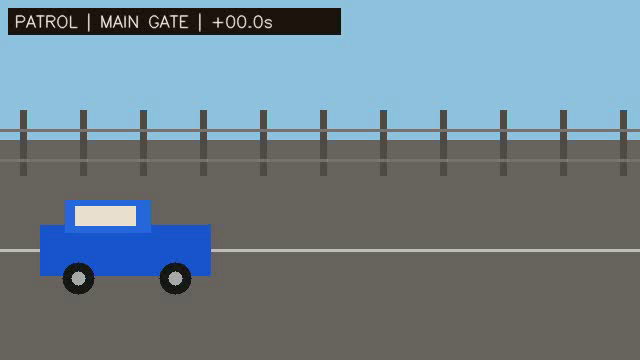
#> input picture frame 0 of sample_media/property_patrol_demo.mp4, 640 x 360 px
$ python run_experiments.py
#> lines starting #> are read from the running program, lines starting #| are printed output that depends on the picture
### config.py
from pathlib import Path
import os
from dotenv import load_dotenv

ROOT = Path(__file__).resolve().parent
load_dotenv(ROOT / ".env")

APP_NAME = "DroneGuard AI"
APP_VERSION = "2.0.0"

DB_PATH = Path(os.getenv("DATABASE_PATH", ROOT / "storage" / "droneguard.db"))
FRAME_STORAGE = ROOT / "storage" / "frames"
LOG_DIR = ROOT / "storage" / "logs"
SAMPLE_MEDIA_DIR = ROOT / "sample_media"
REPORTS_DIR = ROOT / "reports"

# Security & safety thresholds
NIGHT_START_HOUR = int(os.getenv("NIGHT_START_HOUR", "0"))
NIGHT_END_HOUR = int(os.getenv("NIGHT_END_HOUR", "5"))
LOW_BATTERY_THRESHOLD = int(os.getenv("LOW_BATTERY_THRESHOLD", "20"))
CRITICAL_BATTERY_THRESHOLD = int(os.getenv("CRITICAL_BATTERY_THRESHOLD", "15"))
MAX_ALTITUDE_METERS = float(os.getenv("MAX_ALTITUDE_METERS", "60"))
LOITERING_SECONDS = int(os.getenv("LOITERING_SECONDS", "120"))
LOITERING_MIN_OBSERVATIONS = int(os.getenv("LOITERING_MIN_OBSERVATIONS", "2"))
DUPLICATE_ALERT_WINDOW_SECONDS = int(os.getenv("DUPLICATE_ALERT_WINDOW_SECONDS", "300"))
RESTRICTED_ZONES = [
    z.strip()
    for z in os.getenv(
        "RESTRICTED_ZONES",
        "Restricted Zone,Restricted Area,Server Perimeter,Loading Dock B",
    ).split(",")
    if z.strip()
]

# Frame extraction defaults
DEFAULT_FRAME_INTERVAL_SECONDS = float(os.getenv("DEFAULT_FRAME_INTERVAL_SECONDS", "2.0"))
MAX_VIDEO_FRAMES = int(os.getenv("MAX_VIDEO_FRAMES", "60"))

# Vision-Language Model configuration
VLM_MODE = os.getenv("VLM_MODE", "simulation").lower()
VLM_PROVIDER = os.getenv("VLM_PROVIDER", "auto").lower()
VLM_TIMEOUT_SECONDS = int(os.getenv("VLM_TIMEOUT_SECONDS", "30"))
VLM_MAX_RETRIES = int(os.getenv("VLM_MAX_RETRIES", "2"))

# LLM orchestration configuration
LLM_PROVIDER = os.getenv("LLM_PROVIDER", "offline").lower()
OPENAI_API_KEY = os.getenv("OPENAI_API_KEY", "")
OPENAI_MODEL = os.getenv("OPENAI_MODEL", "gpt-4o-mini")
OPENAI_BASE_URL = os.getenv("OPENAI_BASE_URL", "https://api.openai.com/v1")

GEMINI_API_KEY = os.getenv("GEMINI_API_KEY", "")
GEMINI_MODEL = os.getenv("GEMINI_MODEL", "gemini-2.0-flash")

OLLAMA_BASE_URL = os.getenv("OLLAMA_BASE_URL", "http://localhost:11434")
OLLAMA_VLM_MODEL = os.getenv("OLLAMA_VLM_MODEL", "llava")
OLLAMA_LLM_MODEL = os.getenv("OLLAMA_LLM_MODEL", "llama3.2")

for directory in (DB_PATH.parent, FRAME_STORAGE, LOG_DIR, SAMPLE_MEDIA_DIR, REPORTS_DIR):
    directory.mkdir(parents=True, exist_ok=True)

### scripts/generate_sample_media.py
"""Generate synthetic sample security images and MP4 patrol video for testing & demos."""

from __future__ import annotations

from pathlib import Path
import cv2
import numpy as np

from config import SAMPLE_MEDIA_DIR


def _draw_scene_background(w: int = 640, h: int = 360, night: bool = False, label: str = "") -> np.ndarray:
#> called with w = 640, h = 360, night = False, label = 'CAM-DRONE | GARAGE | 12:00:05'
    frame = np.zeros((h, w, 3), dtype=np.uint8)
    if night:
        frame[:140, :] = (28, 22, 18)   # dark night sky
        frame[140:, :] = (38, 42, 40)   # dark asphalt
        cv2.circle(frame, (560, 50), 18, (210, 215, 220), -1)  # moon
    else:
        frame[:140, :] = (225, 195, 145)  # daytime sky (BGR)
        frame[140:, :] = (95, 100, 105)   # pavement
        cv2.line(frame, (0, 250), (w, 250), (190, 190, 190), 2)

    # Perimeter fence & gate posts
    for x in range(20, w, 60):
        cv2.rectangle(frame, (x, 110), (x + 6, 175), (70, 75, 80), -1)
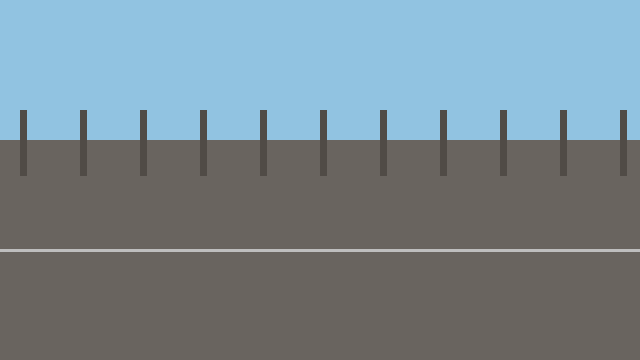
#> frame: shape (360, 640, 3); mean of channels 0, 1, 2 144.5, 136.2, 120.3; drawn as B, G, R
    cv2.line(frame, (0, 130), (w, 130), (110, 115, 120), 2)
    cv2.line(frame, (0, 160), (w, 160), (110, 115, 120), 2)
#> frame: shape (360, 640, 3); mean of channels 0, 1, 2 143.8, 135.8, 120.3

    if label:
        cv2.rectangle(frame, (8, 8), (340, 34), (15, 20, 30), -1)
        cv2.putText(frame, label, (14, 27), cv2.FONT_HERSHEY_SIMPLEX, 0.55, (235, 240, 245), 1, cv2.LINE_AA)
    return frame


def _draw_blue_truck(frame: np.ndarray, x: int, y: int) -> None:
    # Pickup truck body (bright blue in BGR: (200, 80, 30))
#> called with x = 210, y = 195
    cv2.rectangle(frame, (x, y + 25), (x + 170, y + 75), (205, 85, 25), -1)
    cv2.rectangle(frame, (x + 25, y), (x + 110, y + 32), (220, 105, 40), -1)
    # Cab window
    cv2.rectangle(frame, (x + 35, y + 6), (x + 95, y + 25), (210, 225, 235), -1)
    # Wheels
    cv2.circle(frame, (x + 38, y + 78), 16, (25, 25, 25), -1)
    cv2.circle(frame, (x + 135, y + 78), 16, (25, 25, 25), -1)
    cv2.circle(frame, (x + 38, y + 78), 7, (170, 170, 170), -1)
    cv2.circle(frame, (x + 135, y + 78), 7, (170, 170, 170), -1)
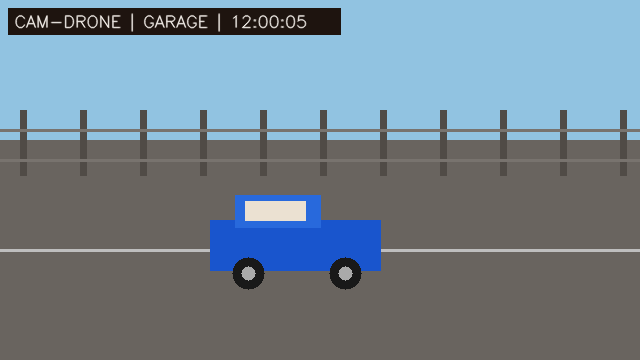
#> frame: shape (360, 640, 3); mean of channels 0, 1, 2 141, 129.5, 113.8; drawn as B, G, R


def _draw_person(frame: np.ndarray, x: int, y: int, jacket_bgr=(40, 45, 200)) -> None:
    # Head
#> called with x = 320, y = 195, jacket_bgr = (50, 180, 220)
    cv2.circle(frame, (x, y), 11, (190, 205, 225), -1)
    # Torso
    cv2.rectangle(frame, (x - 14, y + 12), (x + 14, y + 58), jacket_bgr, -1)
    # Legs
    cv2.rectangle(frame, (x - 12, y + 58), (x - 2, y + 98), (45, 45, 55), -1)
#> frame: shape (360, 640, 3); mean of channels 0, 1, 2 37.6, 39.2, 37.6
    cv2.rectangle(frame, (x + 2, y + 58), (x + 12, y + 98), (45, 45, 55), -1)
#> frame: shape (360, 640, 3); mean of channels 0, 1, 2 37.7, 39.2, 37.6


def generate_sample_media(output_dir: Path | None = None) -> dict[str, Path]:
    """Create synthetic test images and a 16-second MP4 patrol video."""
    out = output_dir or SAMPLE_MEDIA_DIR
    out.mkdir(parents=True, exist_ok=True)

    # Image 1: Blue pickup truck near garage
    img1 = _draw_scene_background(night=False, label="CAM-DRONE | GARAGE | 12:00:05")
    _draw_blue_truck(img1, 210, 195)
    p1 = out / "garage_blue_truck.jpg"
    cv2.imwrite(str(p1), img1)

    # Image 2: Midnight person near main gate
    img2 = _draw_scene_background(night=True, label="CAM-DRONE | MAIN GATE | 00:01:15")
    _draw_person(img2, 320, 195, jacket_bgr=(50, 180, 220))
    p2 = out / "gate_midnight_person.jpg"
    cv2.imwrite(str(p2), img2)

    # Image 3: Restricted zone intruder
    img3 = _draw_scene_background(night=False, label="CAM-DRONE | RESTRICTED ZONE | 14:12:00")
    cv2.putText(img3, "RESTRICTED", (470, 100), cv2.FONT_HERSHEY_SIMPLEX, 0.7, (40, 40, 235), 2)
#> img3: shape (360, 640, 3); mean of channels 0, 1, 2 135.7, 129.2, 117.3
    _draw_person(img3, 280, 190, jacket_bgr=(35, 35, 210))
    p3 = out / "restricted_zone_intruder.jpg"
    cv2.imwrite(str(p3), img3)

    # 16s MP4 patrol video at 10 fps (160 frames)
    # 0-4s: Blue pickup enters Main Gate
    # 4-8s: Clear driveway
    # 8-12s: Person walking across perimeter
    # 12-16s: Blue pickup reappears near Garage
    video_path = out / "property_patrol_demo.mp4"
    fps = 10.0
    writer = cv2.VideoWriter(
        str(video_path),
        cv2.VideoWriter_fourcc(*"mp4v"),
        fps,
        (640, 360),
    )
    try:
        for i in range(160):
            sec = i / fps
            if sec < 4.0:
                frame = _draw_scene_background(night=False, label=f"PATROL | MAIN GATE | +{sec:04.1f}s")
                x_pos = int(40 + sec * 75)
                _draw_blue_truck(frame, x_pos, 200)
            elif sec < 8.0:
                frame = _draw_scene_background(night=False, label=f"PATROL | DRIVEWAY CLEAR | +{sec:04.1f}s")
            elif sec < 12.0:
                frame = _draw_scene_background(night=False, label=f"PATROL | PERIMETER | +{sec:04.1f}s")
                px = int(140 + (sec - 8.0) * 85)
                _draw_person(frame, px, 190, jacket_bgr=(45, 55, 210))
            else:
                frame = _draw_scene_background(night=False, label=f"PATROL | GARAGE | +{sec:04.1f}s")
                x_pos = int(380 - (sec - 12.0) * 55)
                _draw_blue_truck(frame, x_pos, 198)
            writer.write(frame)
    finally:
        writer.release()

    return {
        "garage_blue_truck": p1,
        "gate_midnight_person": p2,
        "restricted_zone_intruder": p3,
        "property_patrol_demo": video_path,
    }


# [4 lines that do not run on import are left out]

### core/video_extractor.py
"""OpenCV-based video validation and configurable interval frame extraction."""

from __future__ import annotations

from dataclasses import dataclass
from datetime import datetime, timedelta
from pathlib import Path
from uuid import uuid4

import cv2
import numpy as np

from config import DEFAULT_FRAME_INTERVAL_SECONDS, FRAME_STORAGE, LOG_DIR, MAX_VIDEO_FRAMES
from core.logger import get_logger

logger = get_logger("droneguard.video", LOG_DIR)

SUPPORTED_VIDEO_EXTENSIONS = {".mp4", ".avi", ".mov", ".mkv", ".webm"}
SUPPORTED_IMAGE_EXTENSIONS = {".jpg", ".jpeg", ".png", ".webp", ".bmp"}


@dataclass
class ExtractedFrameInfo:
    frame_id: str
    frame_index: int
    offset_seconds: float
    timestamp: str
    image_path: str
    location: str
    source_video: str
    motion_score: float


@dataclass
class VideoExtractionResult:
    source_video: str
    fps: float
    total_video_frames: int
    duration_seconds: float
    interval_seconds: float
    extracted_count: int
    frames: list[ExtractedFrameInfo]
    extraction_ms: float


def validate_video_file(video_path: str | Path) -> tuple[Path, cv2.VideoCapture, float, int]:
    """Validate a video file and return an opened VideoCapture plus metadata."""
    path = Path(video_path)
    if not path.exists() or not path.is_file():
        raise ValueError(f"Video file does not exist: {path}")
    if path.stat().st_size == 0:
        raise ValueError(f"Video file is empty (0 bytes): {path}")
    if path.suffix.lower() not in SUPPORTED_VIDEO_EXTENSIONS:
        raise ValueError(
            f"Unsupported video extension '{path.suffix}'. Supported: {sorted(SUPPORTED_VIDEO_EXTENSIONS)}"
        )

    cap = cv2.VideoCapture(str(path))
    if not cap.isOpened():
        cap.release()
        raise ValueError(f"Unable to open video stream '{path.name}'. File may be corrupted.")

    fps = float(cap.get(cv2.CAP_PROP_FPS) or 0.0)
#> fps = 10
    total_frames = int(cap.get(cv2.CAP_PROP_FRAME_COUNT) or 0)
#> total_frames = 160
    if fps <= 0:
        fps = 10.0  # Safe fallback for streams missing FPS metadata
    if total_frames <= 0:
        # Probe first frame to verify readability
        ok, _ = cap.read()
        if not ok:
            cap.release()
            raise ValueError(f"Video '{path.name}' contains no readable frames.")
        cap.set(cv2.CAP_PROP_POS_FRAMES, 0)
        total_frames = 1

    return path, cap, fps, total_frames


def extract_video_frames(
    video_path: str | Path,
    output_dir: str | Path | None = None,
    interval_seconds: float = DEFAULT_FRAME_INTERVAL_SECONDS,
    max_frames: int = MAX_VIDEO_FRAMES,
    base_timestamp: str | None = None,
    location: str = "Perimeter",
    source_video_name: str | None = None,
) -> VideoExtractionResult:
    """Extract frames from a video at a fixed time interval using OpenCV."""
    import time

    started = time.perf_counter()
    if interval_seconds <= 0:
        raise ValueError("interval_seconds must be greater than 0.")
    if max_frames <= 0:
        raise ValueError("max_frames must be greater than 0.")

    path, cap, fps, total_frames = validate_video_file(video_path)
#> fps = 10; total_frames = 160
    video_label = source_video_name or path.name
#> video_label = 'property_patrol_demo.mp4'
    base_dt = (
        datetime.fromisoformat(base_timestamp)
        if base_timestamp
        else datetime.now().replace(microsecond=0)
    )

    slug = f"{path.stem}_{uuid4().hex[:6]}"
#> slug = 'property_patrol_demo_f2d543'
    target_dir = Path(output_dir) if output_dir else (FRAME_STORAGE / slug)
    target_dir.mkdir(parents=True, exist_ok=True)

    step_frames = max(1, int(round(interval_seconds * fps)))
#> step_frames = 5
    duration_seconds = round(total_frames / fps, 3)
#> duration_seconds = 16

    extracted: list[ExtractedFrameInfo] = []
    prev_gray = None
    frame_idx = 0

    try:
        while len(extracted) < max_frames:
            cap.set(cv2.CAP_PROP_POS_FRAMES, frame_idx)
            ok, bgr = cap.read()
#> bgr is the input picture: shape (360, 640, 3); mean B, G, R 138.2, 128, 110.9
            if not ok or bgr is None:
                break

            offset_sec = round(frame_idx / fps, 3)
#> offset_sec = 0
#> (the rest of the program and of its run is left out)
